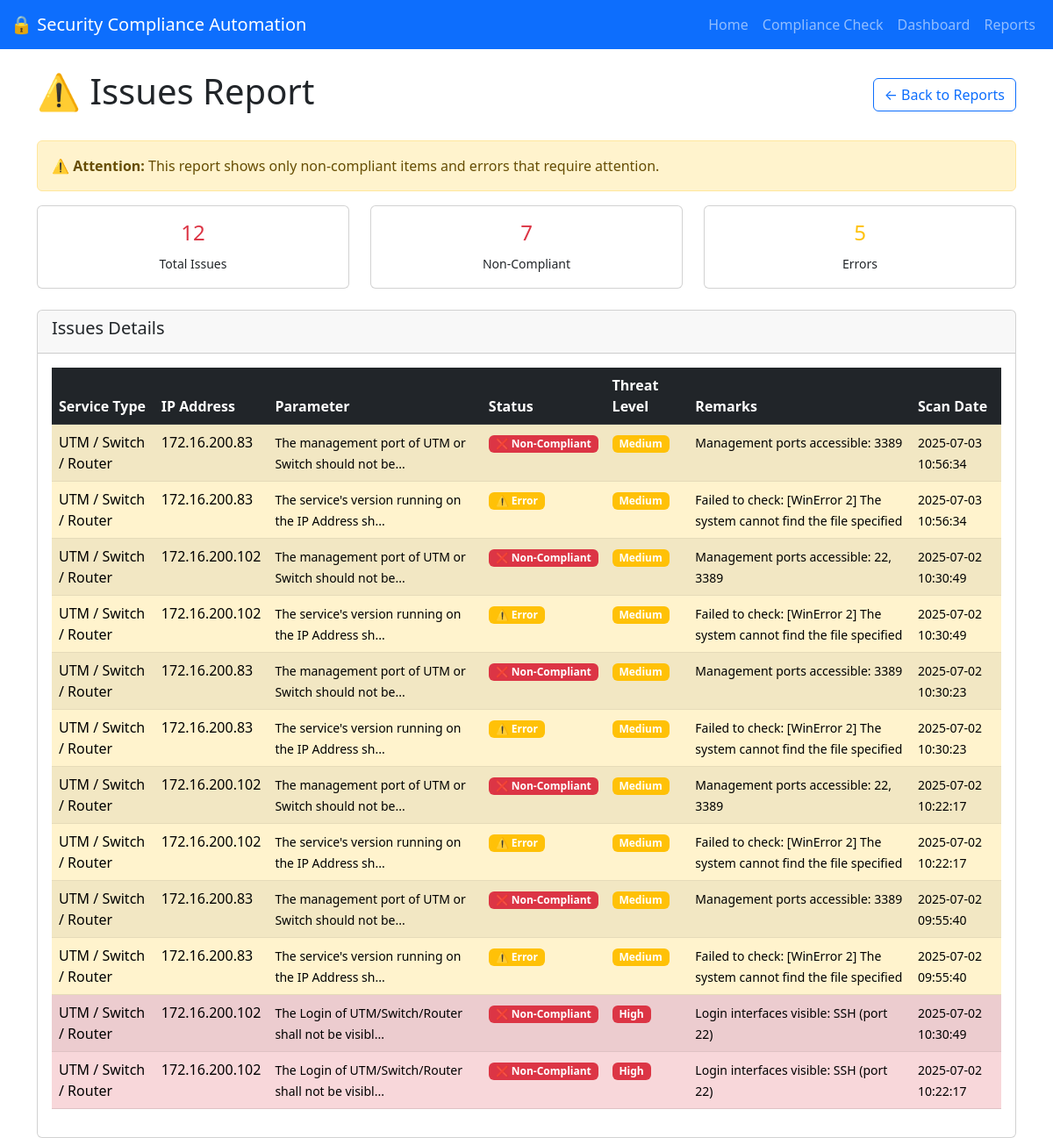
The app's page /reports/quick/issues with its own data.
### tables this page shows
CREATE TABLE compliance_results
                     (id INTEGER PRIMARY KEY AUTOINCREMENT,
                      scan_date TIMESTAMP,
                      service_type TEXT,
                      ip_address TEXT,
                      domain TEXT,
                      sr_no INTEGER,
                      parameter TEXT,
                      compliance_status TEXT,
                      threat_level TEXT,
                      remarks TEXT,
                      command_used TEXT,
                      hostname TEXT,
                      target_type TEXT);

### app.py (the view, shortened to what this page needs)
@app.route('/reports/quick/<report_type>')
def quick_report(report_type):
    try:
        conn = sqlite3.connect('compliance_results.db')
        if report_type == 'summary':
            summary_query = """
                SELECT
                    COUNT(DISTINCT ip_address || service_type || DATE(scan_date)) as total_scans,
                    COUNT(DISTINCT ip_address) as unique_ips,
                    COUNT(DISTINCT service_type) as services_count,
                    SUM(CASE WHEN compliance_status = 'Yes' THEN 1 ELSE 0 END) as compliant_count,
                    SUM(CASE WHEN compliance_status = 'No' THEN 1 ELSE 0 END) as non_compliant_count,
                    SUM(CASE WHEN compliance_status = 'Error' THEN 1 ELSE 0 END) as error_count
                FROM compliance_results
            """
            summary = conn.execute(summary_query).fetchone()
            recent_query = "SELECT * FROM compliance_results ORDER BY scan_date DESC LIMIT 50"
            recent_data = pd.read_sql_query(recent_query, conn)
            conn.close()
            return render_template('quick_summary.html',
                                 summary=summary,
                                 recent_data=recent_data.to_dict('records'))
        elif report_type == 'issues':
            issues_query = """
                SELECT * FROM compliance_results
                WHERE compliance_status IN ('No', 'Error')
                ORDER BY threat_level DESC, scan_date DESC
            """
            issues_data = pd.read_sql_query(issues_query, conn)
            conn.close()
            return render_template('quick_issues.html',
                                 issues_data=issues_data.to_dict('records'))
        else:
            flash('Invalid report type.', 'error')
            return redirect(url_for('reports'))
    except Exception as e:
        flash(f'Error generating quick report: {str(e)}', 'error')
        return redirect(url_for('reports'))

### templates/quick_issues.html (shortened to what this page needs)
<!DOCTYPE html>
<html lang="en">
<head>
    <link href="https://cdn.jsdelivr.net/npm/bootstrap@5.3.0/dist/css/bootstrap.min.css" rel="stylesheet">
</head>
<body>
<nav class="navbar navbar-expand-lg navbar-dark bg-primary">
  <div class="container-fluid">
    <a class="navbar-brand" href="/">🔒 Security Compliance Automation</a>
    <div class="collapse navbar-collapse" id="navbarNav">
      <ul class="navbar-nav ms-auto">
        <li class="nav-item">
          <a class="nav-link" href="/">Home</a>
        </li>
        <li class="nav-item">
          <a class="nav-link" href="/compliance">Compliance Check</a>
        </li>
        <li class="nav-item">
          <a class="nav-link" href="/dashboard">Dashboard</a>
        </li>
        <li class="nav-item">
          <a class="nav-link" href="/reports">Reports</a>
        </li>
      </ul>
    </div>
  </div>
</nav>
<div class="container mt-4">
    <div class="d-flex justify-content-between align-items-center mb-4">
        <h1>⚠️ Issues Report</h1>
        <a href="/reports" class="btn btn-outline-primary">← Back to Reports</a>
    </div>
    <div class="alert alert-warning">
        <strong>⚠️ Attention:</strong> This report shows only non-compliant items and errors that require attention.
    </div>
    <div class="row mb-4">
        <div class="col-md-4">
            <div class="card text-center">
                <div class="card-body">
                    <h4 class="text-danger">{{ issues_data|length }}</h4>
                    <small>Total Issues</small>
                </div>
            </div>
        </div>
        <div class="col-md-4">
            <div class="card text-center">
                <div class="card-body">
                    <h4 class="text-danger">{{ issues_data|selectattr('compliance_status', 'equalto', 'No')|list|length }}</h4>
                    <small>Non-Compliant</small>
                </div>
            </div>
        </div>
        <div class="col-md-4">
            <div class="card text-center">
                <div class="card-body">
                    <h4 class="text-warning">{{ issues_data|selectattr('compliance_status', 'equalto', 'Error')|list|length }}</h4>
                    <small>Errors</small>
                </div>
            </div>
        </div>
    </div>
    <div class="card">
        <div class="card-header">
            <h5>Issues Details</h5>
        </div>
        <div class="card-body">
            {% if issues_data %}
            <div class="table-responsive">
                <table class="table table-striped table-hover">
                    <thead class="table-dark">
                        <tr>
                            <th>Service Type</th>
                            <th>IP Address</th>
                            <th>Parameter</th>
                            <th>Status</th>
                            <th>Threat Level</th>
                            <th>Remarks</th>
                            <th>Scan Date</th>
                        </tr>
                    </thead>
                    <tbody>
                        {% for item in issues_data %}
                        <tr class="{{ 'table-danger' if item.threat_level == 'High' else 'table-warning' if item.threat_level == 'Medium' else 'table-info' }}">
                            <td>{{ item.service_type }}</td>
                            <td>{{ item.ip_address }}</td>
                            <td>
                                <small>{{ item.parameter[:50] }}{% if item.parameter|length > 50 %}...{% endif %}</small>
                            </td>
                            <td>
                                {% if item.compliance_status == 'No' %}
                                <span class="badge bg-danger">❌ Non-Compliant</span>
                                {% elif item.compliance_status == 'Error' %}
                                <span class="badge bg-warning">⚠️ Error</span>
                                {% else %}
                                <span class="badge bg-secondary">{{ item.compliance_status }}</span>
                                {% endif %}
                            </td>
                            <td>
                                <span class="badge bg-{{ 'danger' if item.threat_level == 'High' else 'warning' if item.threat_level == 'Medium' else 'info' if item.threat_level == 'Low' else 'secondary' }}">
                                    {{ item.threat_level }}
                                </span>
                            </td>
                            <td>
                                <small>{{ item.remarks[:80] }}{% if item.remarks|length > 80 %}...{% endif %}</small>
                            </td>
                            <td>
                                <small>{{ item.scan_date }}</small>
                            </td>
                        </tr>
                        {% endfor %}
                    </tbody>
                </table>
            </div>
            {% else %}
            <div class="text-center py-5">
                <h3>🎉 No Issues Found!</h3>
                <p class="text-muted">All compliance checks are passing. Great job!</p>
            </div>
            {% endif %}
        </div>
    </div>
</div>
</body>
</html>

### records on screen
compliance_results: service_type "UTM / Switch / Router", ip_address "172.16.200.83", parameter "The management port of UTM or Switch should not be", compliance_status "❌ Non-Compliant", threat_level "Medium", remarks "Management ports accessible: 3389", scan_date "2025-07-03 10:56:34"
compliance_results: service_type "UTM / Switch / Router", ip_address "172.16.200.83", parameter "The service's version running on the IP Address sh", compliance_status "⚠️ Error", threat_level "Medium", remarks "Failed to check: [WinError 2] The system cannot find the file specified", scan_date "2025-07-03 10:56:34"
compliance_results: service_type "UTM / Switch / Router", ip_address "172.16.200.102", parameter "The management port of UTM or Switch should not be", compliance_status "❌ Non-Compliant", threat_level "Medium", remarks "Management ports accessible: 22, 3389", scan_date "2025-07-02 10:30:49"
compliance_results: service_type "UTM / Switch / Router", ip_address "172.16.200.102", parameter "The service's version running on the IP Address sh", compliance_status "⚠️ Error", threat_level "Medium", remarks "Failed to check: [WinError 2] The system cannot find the file specified", scan_date "2025-07-02 10:30:49"
compliance_results: service_type "UTM / Switch / Router", ip_address "172.16.200.83", parameter "The management port of UTM or Switch should not be", compliance_status "❌ Non-Compliant", threat_level "Medium", remarks "Management ports accessible: 3389", scan_date "2025-07-02 10:30:23"
compliance_results: service_type "UTM / Switch / Router", ip_address "172.16.200.83", parameter "The service's version running on the IP Address sh", compliance_status "⚠️ Error", threat_level "Medium", remarks "Failed to check: [WinError 2] The system cannot find the file specified", scan_date "2025-07-02 10:30:23"
compliance_results: service_type "UTM / Switch / Router", ip_address "172.16.200.102", parameter "The management port of UTM or Switch should not be", compliance_status "❌ Non-Compliant", threat_level "Medium", remarks "Management ports accessible: 22, 3389", scan_date "2025-07-02 10:22:17"
compliance_results: service_type "UTM / Switch / Router", ip_address "172.16.200.102", parameter "The service's version running on the IP Address sh", compliance_status "⚠️ Error", threat_level "Medium", remarks "Failed to check: [WinError 2] The system cannot find the file specified", scan_date "2025-07-02 10:22:17"
compliance_results: service_type "UTM / Switch / Router", ip_address "172.16.200.83", parameter "The management port of UTM or Switch should not be", compliance_status "❌ Non-Compliant", threat_level "Medium", remarks "Management ports accessible: 3389", scan_date "2025-07-02 09:55:40"
compliance_results: service_type "UTM / Switch / Router", ip_address "172.16.200.83", parameter "The service's version running on the IP Address sh", compliance_status "⚠️ Error", threat_level "Medium", remarks "Failed to check: [WinError 2] The system cannot find the file specified", scan_date "2025-07-02 09:55:40"
compliance_results: service_type "UTM / Switch / Router", ip_address "172.16.200.102", parameter "The Login of UTM/Switch/Router shall not be visibl", compliance_status "❌ Non-Compliant", threat_level "High", remarks "Login interfaces visible: SSH (port 22)", scan_date "2025-07-02 10:30:49"
compliance_results: service_type "UTM / Switch / Router", ip_address "172.16.200.102", parameter "The Login of UTM/Switch/Router shall not be visibl", compliance_status "❌ Non-Compliant", threat_level "High", remarks "Login interfaces visible: SSH (port 22)", scan_date "2025-07-02 10:22:17"

### other values on screen
{{ issues_data|length }} "12"
